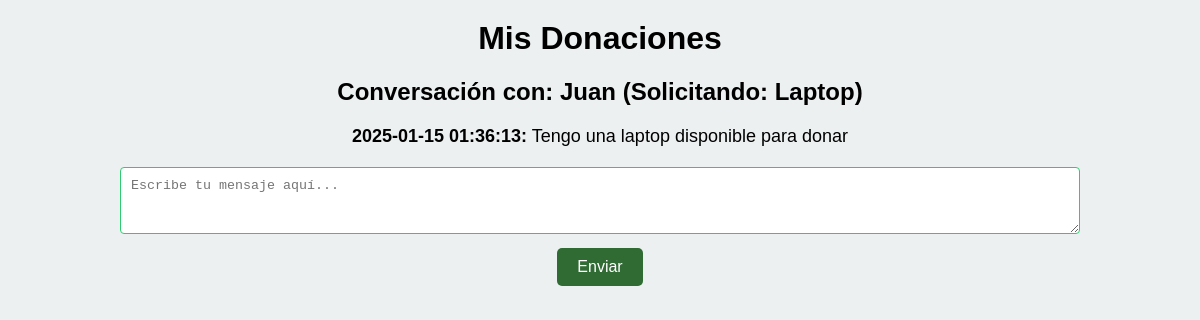
The page /Vista/perfil_donaciones.php (signed in) on the database its author committed.
### tables this page shows
CREATE TABLE IF NOT EXISTS `mensaje` (
  `id_mensaje` int NOT NULL AUTO_INCREMENT,
  `id_solicitud` int NOT NULL,
  `id_donante` int NOT NULL,
  `mensaje` text NOT NULL,
  `fecha_mensaje` timestamp NULL DEFAULT CURRENT_TIMESTAMP,
  PRIMARY KEY (`id_mensaje`),
  KEY `id_solicitud` (`id_solicitud`),
  KEY `id_donante` (`id_donante`)
);

CREATE TABLE IF NOT EXISTS `usuario` (
  `id_usuario` int NOT NULL AUTO_INCREMENT,
  `nombre` varchar(100) NOT NULL,
  `primer_apellido` varchar(100) NOT NULL,
  `segundo_apellido` varchar(100) NOT NULL,
  `correo` varchar(100) NOT NULL,
  `contraseña` varchar(255) NOT NULL,
  `bloqueado` tinyint(1) DEFAULT '0',
  PRIMARY KEY (`id_usuario`),
  UNIQUE KEY `correo` (`correo`)
);

CREATE TABLE IF NOT EXISTS `tipo_dispositivo` (
  `id_tipo` int NOT NULL AUTO_INCREMENT,
  `nombre` varchar(100) NOT NULL,
  PRIMARY KEY (`id_tipo`)
);

### Vista/perfil_donaciones.php (the view, shortened to what this page needs)
<!DOCTYPE html>
<html lang="es">
<head>
    <link rel="stylesheet" href="./Styles/perfil_donaciones.css">
</head>
<body>
    <h1>Mis Donaciones</h1>
    <?php
    require_once "./Conexion/conn.php";
    $id_donante = $_SESSION['id_usuario'];
    $sql = "SELECT m.id_solicitud, m.mensaje, m.fecha_mensaje, u.nombre, t.nombre AS tipo_dispositivo
            FROM mensaje m
            JOIN solicitud s ON m.id_solicitud = s.id_solicitud
            JOIN usuario u ON s.id_usuario = u.id_usuario
            JOIN tipo_dispositivo t ON s.id_tipo_dispositivo = t.id_tipo
            WHERE m.id_donante = ?
            AND s.finalizado = 0
            ORDER BY m.id_solicitud, m.fecha_mensaje ASC";
    $stmt = $conn->prepare($sql);
    $stmt->bind_param("i", $id_donante);
    $stmt->execute();
    $result = $stmt->get_result();
    $chats = [];
    while ($row = $result->fetch_assoc()) {
        $chats[$row['id_solicitud']][] = $row;
    }
    foreach ($chats as $id_solicitud => $mensajes) {
        $nombre_usuario = $mensajes[0]['nombre'];
        $tipo_dispositivo = $mensajes[0]['tipo_dispositivo'];
        echo "<h2>Conversación con: $nombre_usuario (Solicitando: $tipo_dispositivo)</h2>";
        foreach ($mensajes as $mensaje) {
            echo "<p><strong>{$mensaje['fecha_mensaje']}:</strong> {$mensaje['mensaje']}</p>";
        }
        echo "<form action='./Controlador/agregar_mensaje.php' method='POST'>
                <input type='hidden' name='id_solicitud' value='$id_solicitud'>
                <input type='hidden' name='id_donante' value='$id_donante'>
                <textarea name='mensaje' rows='3' cols='50' placeholder='Escribe tu mensaje aquí...'></textarea><br>
                <input type='submit' value='Enviar'>
              </form>";
    }
    ?>
</body>
</html>

### Styles/perfil_donaciones.css (style rules this page uses)
:root { --verde: #2ECC71; --blanco: #FFFFFF; --gris-claro: #ECF0F1; --verde-oscuro: #306B34; --amarillo: #EFB810; --negro: #000000; }
body { font-family: Arial, sans-serif; background-color: var(--gris-claro); color: var(--negro); margin: 0; padding: 0; }
h1, h2 { text-align: center; color: var(--negro); margin-top: 20px; }
p { font-size: 18px; margin: 10px 0; text-align: center; }
strong { color: var(--negro); }
form { text-align: center; margin-top: 20px; }
textarea { width: 80%; padding: 10px; border: 1px solid var(--verde); border-radius: 4px; box-sizing: border-box; margin-bottom: 10px; }
input[type="submit"] { padding: 10px 20px; background-color: var(--verde-oscuro); color: var(--blanco); border: none; border-radius: 5px; cursor: pointer; font-size: 16px; transition: background-color 0.3s ease; }

### rows shown on the page
mensaje: usuario.nombre "Juan", tipo_dispositivo.nombre "Laptop", fecha_mensaje "2025-01-15 01:36:13", mensaje "Tengo una laptop disponible para donar"
